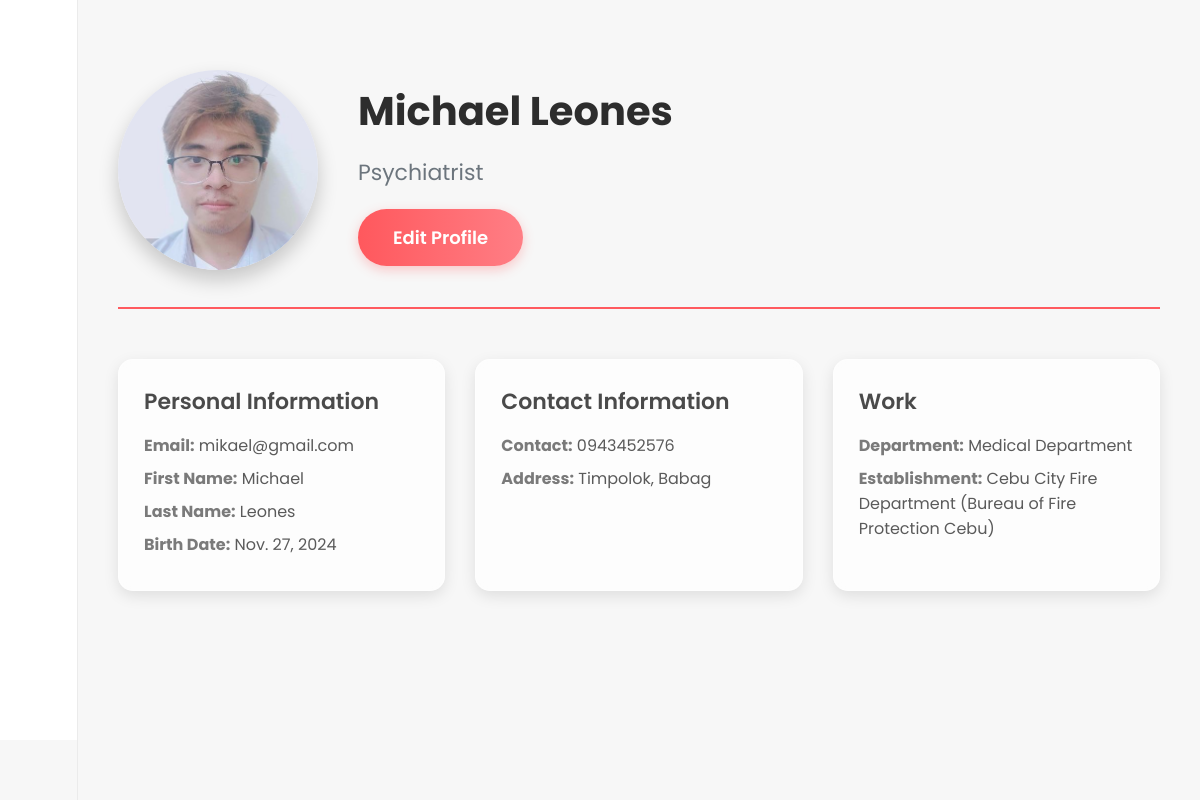
Before: /profile/ (signed in) with the older database file.
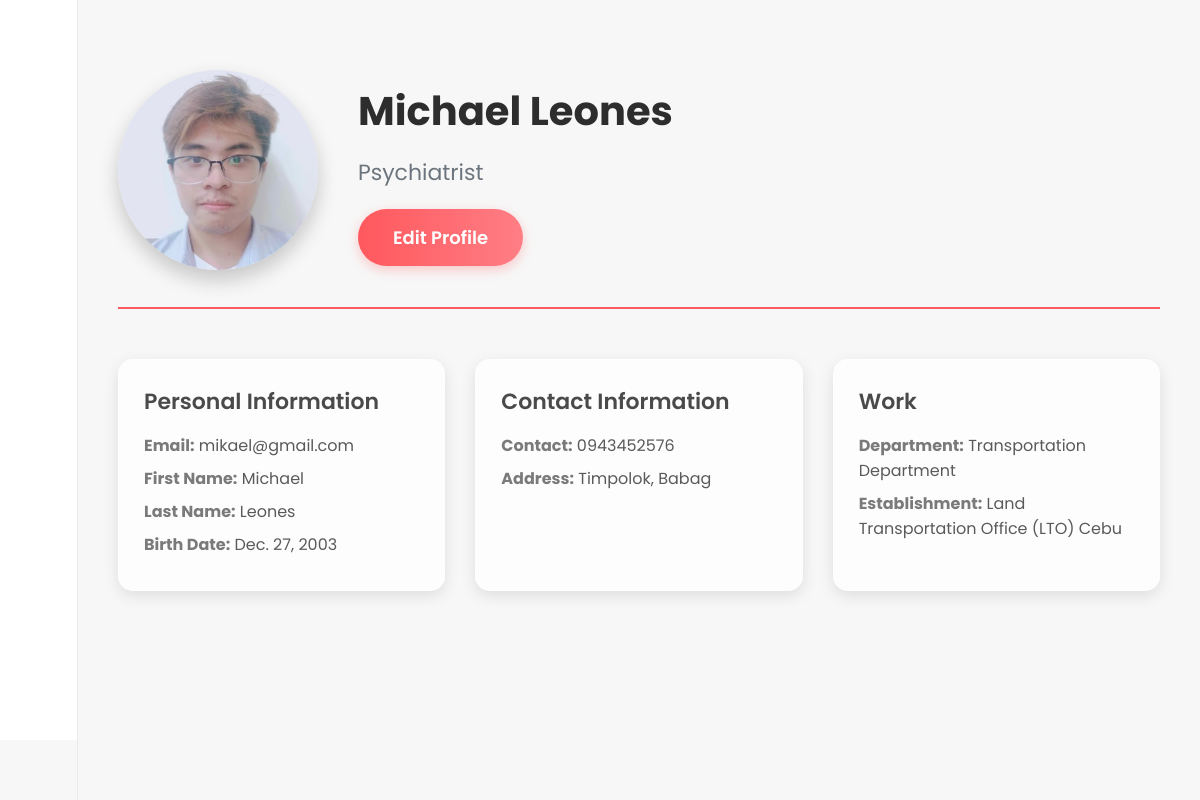
After: the same page with the newer database file.
### luwasapp/models.py (models this page shows, shortened)
class User(AbstractBaseUser, PermissionsMixin):
    email = models.EmailField(max_length=255, unique=True, default='')
    username = models.CharField(max_length=100, unique=True)
    first_name = models.CharField(max_length=30, blank=True)
    last_name = models.CharField(max_length=30, blank=True)
    contact_information = models.CharField(max_length=20)
    address = models.CharField(max_length=255)
    profession = models.CharField(max_length=255, null=True, blank=True)
    birth_date = models.DateField(null=True, blank=True)
    department = models.ForeignKey('Department', on_delete=models.CASCADE, related_name='users', null=True, blank=True)
    establishment = models.ForeignKey('Establishment', on_delete=models.CASCADE, related_name='users', null=True, blank=True)
    is_active = models.BooleanField(default=True)
    is_staff = models.BooleanField(default=False)
    date_joined = models.DateTimeField(auto_now_add=True)
    objects = CustomUserManager()
    USERNAME_FIELD = 'username'
    REQUIRED_FIELDS = ['email']

class Department(models.Model):
    name = models.CharField(max_length=100, unique=True)

class Establishment(models.Model):
    name = models.CharField(max_length=100)
    location = models.CharField(max_length=255)
    department = models.ForeignKey(Department, on_delete=models.CASCADE, related_name='establishments')

### luwasapp/views.py (the view)
# urls.py: path('profile/', views.user_profile_view, name='user_profile'),
@login_required
def user_profile_view(request):
    user = request.user
    context = {
        'username': user.username,
        'email': user.email,
        'first_name': user.first_name,
        'last_name': user.last_name,
        'contact_information': user.contact_information,
        'address': user.address,
        'profession': user.profession,
        'birth_date': user.birth_date,
        'department': user.department,
        'establishment': user.establishment,
    }
    return render(request, 'profile/user_profile.html', context)

### luwasapp/templates/profile/user_profile.html (shortened to what this page needs)
{% extends 'general/base.html' %}
{% load static %}
{% block extra_css %}
    <link rel="stylesheet" href="{% static 'user_profile.css' %}">
{% endblock %}
{% block content %}
<div class="profile-container">
    <div class="profile-header">
        <div class="avatar">
            <img src="{% static 'image/LairPfp.jpg' %}" alt="User Avatar">
        </div>
        <div class="user-info">
            <h1>{{ user.first_name }} {{ user.last_name }}</h1>
            <p class="bio">{{ user.profession }}</p>
            <a href="{% url 'update_user' %}">
                <button class="edit-profile-btn">Edit Profile</button>
            </a>
        </div>
    </div>
    <div class="profile-details">
        <div class="detail-card">
            <h2>Personal Information</h2>
            <p><strong>Email:</strong> {{ user.email }}</p>
            <p><strong>First Name:</strong> {{ user.first_name }}</p>
            <p><strong>Last Name:</strong> {{ user.last_name }}</p>
            <p><strong>Birth Date:</strong> {{ user.birth_date }}</p>
        </div>
        <div class="detail-card">
            <h2>Contact Information</h2>
            <p><strong>Contact:</strong> {{ user.contact_information }}</p>
            <p><strong>Address:</strong> {{ user.address }}</p>
        </div>
        <div class="detail-card">
            <h2>Work</h2>
            <p><strong>Department:</strong> {{ user.department.name }}</p>
            <p><strong>Establishment:</strong> {{ user.establishment.name }}</p>
        </div>
    </div>
</div>
{% endblock %}

### luwasapp/templates/general/base.html (shortened to what this page needs)
{% load static %}
<!DOCTYPE html>
<html lang="en">
<head>
    <link rel="stylesheet" href="{% static 'sidebar.css' %}">
    <link rel="stylesheet" href="https://unpkg.com/boxicons@2.0.7/css/boxicons.min.css">
    {% block extra_css %}{% endblock %}
</head>
<body>
    {% include 'general/sidebar.html' %}
    <div class="home_content">
        {% block content %}{% endblock %}
    </div>
</body>
</html>

### luwasapp/templates/general/sidebar.html (shortened to what this page needs)
{% load static %}
<div class="sidebar">
    <div class="logo_content">
        <i class='bx bx-menu' id="btn"></i>
    </div>
    <ul class="nav_list">
        <li>
            <a href="{% url 'dashboard' %}">
                <i class='bx bx-grid-alt'></i>
            </a>
        </li>
        <li>
            <a href="{% url 'incident_list' %}">
                <i class='bx bx-notepad'></i>
            </a>
        </li>
        <li>
            <a href="{% url 'incident_assignment_list' %}">
                <i class='bx bx-shield'></i>
            </a>
        </li>
        <li>
            <a href="{%url 'user_profile' %}">
                <i class='bx bx-user'></i>
            </a>
        </li>
        <li>
            <a href="#">
                <i class='bx bx-cog'></i>
            </a>
        </li>
        {% if request.user.is_superuser %}
        <li>
            <a href="{%url 'list_users' %}">
                <i class='bx bx-cog'></i>
            </a>
        </li>
        {% endif %}
    </ul>
    <div class="profile_content">
        <div class="profile">
        </div>
    </div>
</div>

### luwasapp/static/sidebar.css (style rules this page uses)
* { margin: 0; padding: 0; box-sizing: border-box; font-family: Poppins, Segoe UI, sans-serif; }
body { position: relative; min-height: 100vh; width: 100%; overflow: hidden; background-color: #f7f7f7; }
.sidebar { position: fixed; left: 0; top: 0; height: 100%; width: 78px; background: #ffffff; border-right: 1px solid #ebebeb; padding: 6px 14px; transition: all 0.5s ease; }
.sidebar #btn { position: absolute; color: #ff5a5f; top: 6px; left: 55%; font-size: 20px; height: 50px; width: 50px; text-align: center; line-height: 50px; transform: translateX(-50%); }
.sidebar ul { margin-top: 20px; }
.sidebar ul li { position: relative; height: 50px; width: 100%; margin: 0 5px; list-style: none; line-height: 50px; }
.sidebar ul li a { color: #555555; display: flex; align-items: center; text-decoration: none; transition: all 0.4s ease; border-radius: 12px; white-space: nowrap; }
.sidebar ul li i { height: 50px; min-width: 50px; border-radius: 12px; line-height: 50px; text-align: center; }
.sidebar .profile_content { position: absolute; color: #555555; bottom: 0; left: 0; width: 100%; }
.sidebar .profile_content .profile { position: relative; padding: 10px 6px; height: 60px; background: #f7f7f7; transition: all 0.4s ease; }
.home_content { position: absolute; height: 100%; width: calc(100% - 78px); left: 78px; transition: all 0.5s ease; overflow: auto; }

### luwasapp/static/user_profile.css (style rules this page uses)
.profile-container { max-width: 1200px; margin: 30px auto; padding: 40px; background-color: #f7f7f7; backdrop-filter: blur(10px); }
.profile-header { display: flex; align-items: center; margin-bottom: 50px; border-bottom: 2px solid #FF5A5F; padding-bottom: 30px; }
.avatar { margin-right: 40px; }
.avatar img { width: 200px; height: 200px; border-radius: 50%; box-shadow: 0 10px 20px rgba(0, 0, 0, 0.2); }
.user-info h1 { font-size: 40px; font-weight: 700; color: #2d2d2d; margin-bottom: 15px; }
.user-info .bio { font-size: 22px; color: #6c757d; }
.edit-profile-btn { display: inline-block; margin-top: 20px; padding: 15px 35px; font-size: 18px; font-weight: 600; color: #ffffff; background: linear-gradient(90deg, #ff585d, #ff7e85); border: none; border-radius: 30px; cursor: pointer; box-shadow: 0 4px 12px rgba(255, 88, 93, 0.3); transition: all 0.3s ease; }
.profile-details { display: grid; grid-template-columns: repeat(auto-fit, minmax(300px, 1fr)); gap: 30px; }
.detail-card { background: rgba(255, 255, 255, 0.7); backdrop-filter: blur(6px); border: 1px solid rgba(255, 255, 255, 0.4); border-radius: 15px; padding: 25px; box-shadow: 0 5px 15px rgba(0, 0, 0, 0.1); transition: transform 0.3s ease, box-shadow 0.3s ease; }
.detail-card h2 { font-size: 22px; font-weight: 600; color: #4a4a4a; margin-bottom: 15px; }
.detail-card p { font-size: 16px; color: #5a5a5a; margin: 8px 0; }
.detail-card p strong { color: #7a7a7a; }

Changed rows visible on the page:
changed User "Michael": birth_date "Nov. 27, 2024" → "Dec. 27, 2003"; department.name "Medical Department" → "Transportation Department"; establishment.name "Cebu City Fire Department (Bureau of Fire Protection Cebu)" → "Land Transportation Office (LTO) Cebu"
